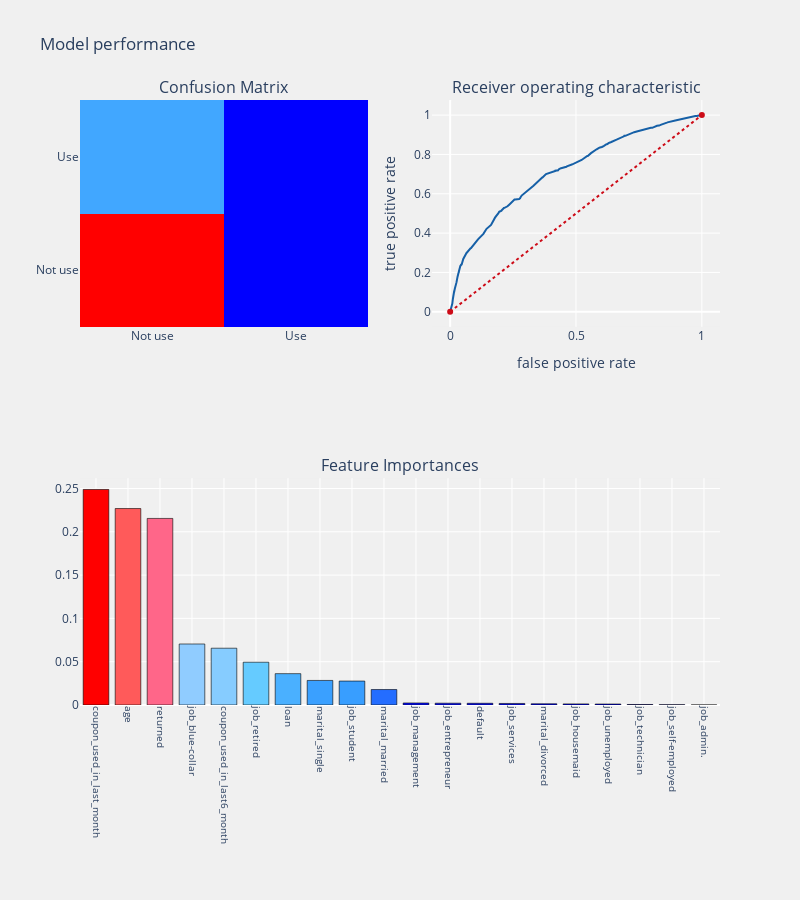

The notebook cell saved with this chart:
### Markdown cell above
2.6 Vizualising a decision tree from random forest classifier

### Code cell
from sklearn.ensemble import RandomForestClassifier
from sklearn.tree import export_graphviz
from sklearn import tree
from graphviz import Source
from IPython.display import SVG,display

#function attributes
#columns  - column used
#nf_estimators   - The number of trees in the forest.
#estimated_tree  - tree number to be displayed
#maximum_depth   - depth of the tree
#criterion_type  - split criterion type ["gini" or "entropy"]
#Model performance - prints performance of model

def plot_tree_randomforest(columns,nf_estimators,
                           estimated_tree,maximum_depth,
                           criterion_type,model_performance = None) :
    
    dataframe = df_coupon_og[columns + target_col].copy()
    
    #train and test datasets
    rf_x     = dataframe[[i for i in columns if i not in target_col]]
    rf_y     = dataframe[target_col]
    
    #random forest classifier
    rfc   = RandomForestClassifier(n_estimators = nf_estimators,
                                   max_depth = maximum_depth,
                                   criterion = criterion_type,
                                  )
    rfc.fit(rf_x,rf_y)
    
    estimated_tree = rfc.estimators_[estimated_tree]
    
    graph = Source(tree.export_graphviz(estimated_tree,out_file=None,
                                        rounded=True,proportion = False,
                            feature_names = columns, 
                            precision  = 2,
                            class_names=["Not use","Use"],
                            filled = True))
    display(graph)
    
    #model performance
    if model_performance == True :
        coupon_use_prediction(rfc,
                                 rf_x,test_X[columns],
                                 rf_y,test_Y,
                                 columns,"features",threshold_plot = True)
        

cols1 = [ i for i in train_X.columns if i not in target_col] 
plot_tree_randomforest(cols1,100,99,3,"entropy",True)

### Figure 1 — Plotly figure (JSON) as saved in the notebook; plotly's stock layout.template omitted (floating-point values rounded to 4 significant figures; data arrays with more than 128 entries replaced by an {"elided": "..."} marker saying what was removed)
{"data": [{"colorscale": [[0, "rgb(0,0,255)"], [0.1, "rgb(51,153,255)"], [0.2, "rgb(102,204,255)"], [0.3, "rgb(153,204,255)"], [0.4, "rgb(204,204,255)"], [0.5, "rgb(255,255,255)"], [0.6, "rgb(255,204,255)"], [0.7, "rgb(255,153,255)"], [0.8, "rgb(255,102,204)"], [0.9, "rgb(255,102,102)"], [1, "rgb(255,0,0)"]], "name": "matrix", "showscale": false, "type": "heatmap", "x": ["Not use", "Use"], "xaxis": "x", "y": ["Not use", "Use"], "yaxis": "y", "z": [[6733, 0], [863, 0]]}, {"line": {"color": "rgb(22, 96, 167)", "width": 2}, "name": "Roc : 0.5", "type": "scatter", "x": {"elided": "427 float values"}, "xaxis": "x2", "y": {"elided": "427 float values"}, "yaxis": "y2"}, {"line": {"color": "rgb(205, 12, 24)", "dash": "dot", "width": 2}, "type": "scatter", "x": [0, 1], "xaxis": "x2", "y": [0, 1], "yaxis": "y2"}, {"marker": {"color": [0.2489, 0.2269, 0.2155, 0.07046, 0.06558, 0.04941, 0.03621, 0.02837, 0.02763, 0.01786, 0.002346, 0.002112, 0.002018, 0.001791, 0.0014, 0.001283, 0.001123, 0.0005959, 0.0003733, 0.0001491], "colorscale": [[0, "rgb(0,0,255)"], [0.1, "rgb(51,153,255)"], [0.2, "rgb(102,204,255)"], [0.3, "rgb(153,204,255)"], [0.4, "rgb(204,204,255)"], [0.5, "rgb(255,255,255)"], [0.6, "rgb(255,204,255)"], [0.7, "rgb(255,153,255)"], [0.8, "rgb(255,102,204)"], [0.9, "rgb(255,102,102)"], [1, "rgb(255,0,0)"]], "line": {"color": "black", "width": 0.6}}, "name": "coefficients", "type": "bar", "x": ["coupon_used_in_last_month", "age", "returned", "job_blue-collar", "coupon_used_in_last6_month", "job_retired", "loan", "marital_single", "job_student", "marital_married", "job_management", "job_entrepreneur", "default", "job_services", "marital_divorced", "job_housemaid", "job_unemployed", "job_technician", "job_self-employed", "job_admin."], "xaxis": "x3", "y": [0.2489, 0.2269, 0.2155, 0.07046, 0.06558, 0.04941, 0.03621, 0.02837, 0.02763, 0.01786, 0.002346, 0.002112, 0.002018, 0.001791, 0.0014, 0.001283, 0.001123, 0.0005959, 0.0003733, 0.0001491], "yaxis": "y3"}], "layout": {"annotations": [{"font": {"size": 16}, "showarrow": false, "text": "Confusion Matrix", "x": 0.225, "xanchor": "center", "xref": "paper", "y": 1, "yanchor": "bottom", "yref": "paper"}, {"font": {"size": 16}, "showarrow": false, "text": "Receiver operating characteristic", "x": 0.775, "xanchor": "center", "xref": "paper", "y": 1, "yanchor": "bottom", "yref": "paper"}, {"font": {"size": 16}, "showarrow": false, "text": "Feature Importances", "x": 0.5, "xanchor": "center", "xref": "paper", "y": 0.375, "yanchor": "bottom", "yref": "paper"}], "autosize": false, "height": 900, "margin": {"b": 195}, "paper_bgcolor": "rgba(240,240,240, 0.95)", "plot_bgcolor": "rgba(240,240,240, 0.95)", "showlegend": false, "title": {"text": "Model performance"}, "width": 800, "xaxis": {"anchor": "y", "domain": [0, 0.45]}, "xaxis2": {"anchor": "y2", "domain": [0.55, 1], "title": {"text": "false positive rate"}}, "xaxis3": {"anchor": "y3", "domain": [0, 1], "showgrid": true, "tickangle": 90, "tickfont": {"size": 10}}, "yaxis": {"anchor": "x", "domain": [0.625, 1]}, "yaxis2": {"anchor": "x2", "domain": [0.625, 1], "title": {"text": "true positive rate"}}, "yaxis3": {"anchor": "x3", "domain": [0, 0.375]}}}
